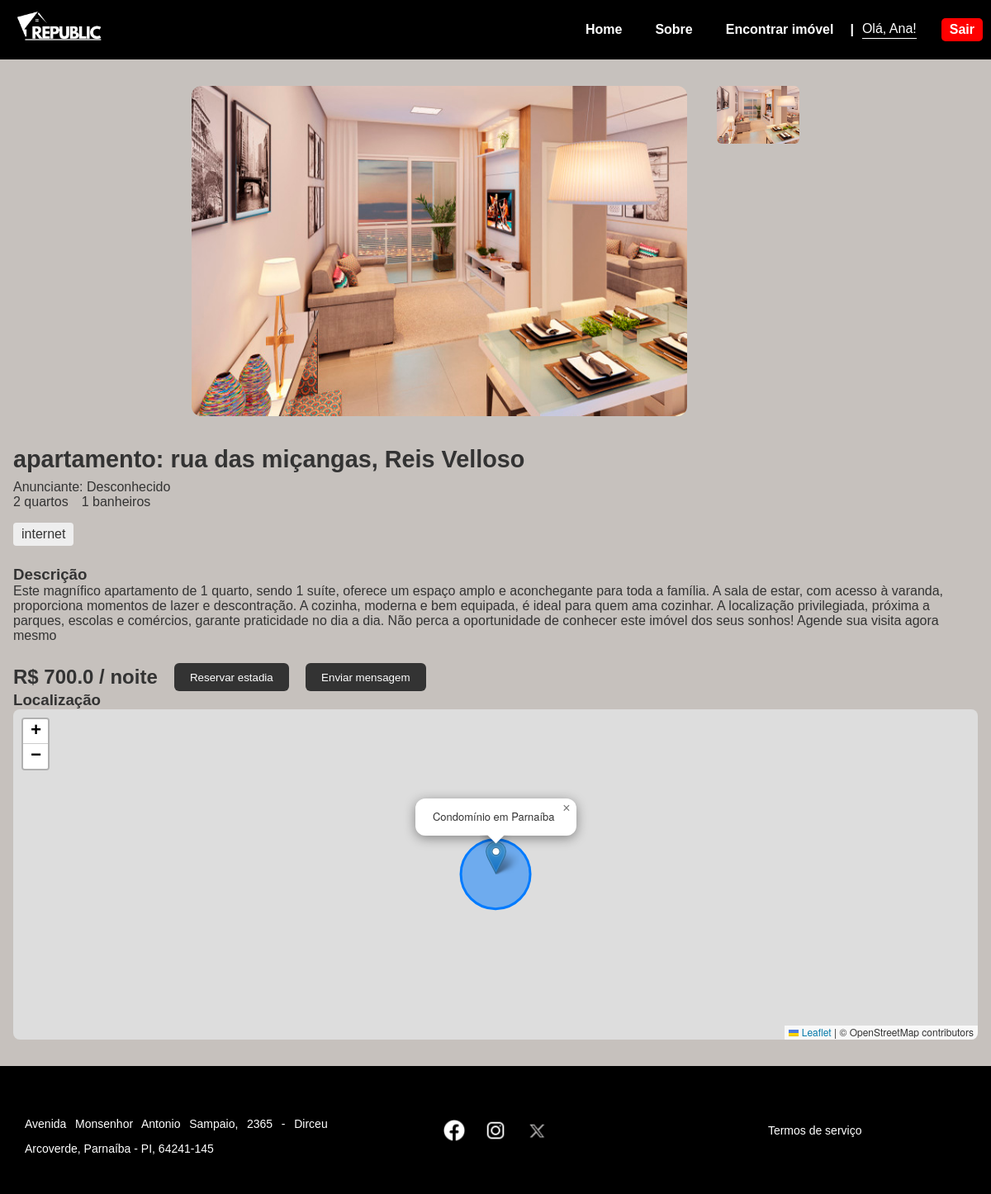
The page /detalhes_apartamento/3 (signed in) on the database its author committed.
### tables this page shows
CREATE TABLE usuarios (
    id INTEGER PRIMARY KEY AUTOINCREMENT,
    nome TEXT NOT NULL,
    email TEXT NOT NULL UNIQUE,
    senha TEXT NOT NULL,
    celular TEXT NOT NULL
);

CREATE TABLE apartamentos (
    id INTEGER PRIMARY KEY AUTOINCREMENT,
    endereco TEXT,
    bairro TEXT,
    numero TEXT,
    cep TEXT,
    complemento TEXT,
    valor REAL,
    quartos INTEGER,
    banheiros INTEGER,
    inclusos TEXT,
    outros TEXT,
    descricao TEXT,
    imagem TEXT,
    tipo TEXT
, usuario_id INTEGER);

### app.py (the view)
@app.route('/detalhes_apartamento/<int:id>')
def detalhes_apartamento(id):
    conn = sqlite3.connect('instance/banco.db')
    cursor = conn.cursor()
    cursor.execute("""
       SELECT id, endereco, bairro, numero, cep, complemento, valor, quartos,
              banheiros, inclusos, outros, descricao, imagem, tipo, usuario_id
       FROM apartamentos WHERE id = ?
    """, (id,))
    row = cursor.fetchone()
    if row and len(row) >= 15:
        apt = {
            'id': row[0],
            'endereco': row[1],
            'bairro': row[2],
            'numero': row[3],
            'cep': row[4],
            'complemento': row[5],
            'valor': row[6],
            'quartos': row[7],
            'banheiros': row[8],
            'inclusos': row[9].split(',') if row[9] else [],
            'outros': row[10],
            'descricao': row[11],
            'imagens': row[12].split(',') if row[12] else ['default.jpg'],
            'tipo': row[13],
            'usuario_id': row[14]
        }
        cursor.execute('SELECT nome FROM usuarios WHERE id = ?', (apt['usuario_id'],))
        dono = cursor.fetchone()
        dono_nome = dono[0] if dono else 'Desconhecido'
        conn.close()
        return render_template('apt.html', apartamento=apt, dono_nome=dono_nome, usuario_logado=session.get('usuario_id'))
    conn.close()
    return "Apartamento não encontrado", 404

### app.py (called while the page is built)
def obter_usuario_nome():
    if 'usuario_id' in session:
        conn = sqlite3.connect('instance/banco.db')
        cursor = conn.cursor()
        cursor.execute('SELECT nome FROM usuarios WHERE id = ?', (session['usuario_id'],))
        usuario = cursor.fetchone()
        conn.close()
        if usuario:
            return usuario[0]
    return None

@app.context_processor
def inject_usuario_nome():
    return dict(usuario_nome=obter_usuario_nome())

### templates/apt.html (shortened to what this page needs)
<!DOCTYPE html>
<html lang="pt-br">
<head>
  <link rel="stylesheet" href="{{ url_for('static', filename='css/style.css') }}">
  <link rel="stylesheet" href="{{ url_for('static', filename='css/apt.css') }}">
  <link rel="stylesheet" href="{{ url_for('static', filename='css/map.css') }}">
  <link rel="stylesheet" href="https://unpkg.com/leaflet/dist/leaflet.css" />
</head>
<body>
  <header class="header">
    <div class="logo">
      <a href="{{ url_for('index') }}">
        <img src="{{ url_for('static', filename='img/logo/logo_branca.png') }}" alt="Republic Logo">
      </a>
    </div>
    <nav class="nav">
      <a href="{{ url_for('index') }}">Home</a>
      <a href="{{ url_for('sobre') }}">Sobre</a>
      <a href="{{ url_for('pesquisa') }}">Encontrar imóvel</a>
      {% if usuario_nome %}
      <div class="user-info">
        <div class="separator">|</div>
        <span class="saudacao">Olá, {{ usuario_nome }}!</span>
        <a href="{{ url_for('logout') }}" class="logout-btn">Sair</a>
      </div>
      {% else %}
      <a href="{{ url_for('cadastro') }}">Login / Cadastro</a>
      {% endif %}
    </nav>
  </header>
  <main class="main-content">
    <div class="image-gallery side-by-side">
      <div class="main-img">
        {% if apartamento.imagens and apartamento.imagens|length > 0 %}
          <img id="current-img" src="{{ url_for('static', filename='img/apts/' + apartamento.imagens[0]) }}" alt="Imagem principal">
        {% else %}
          <img id="current-img" src="{{ url_for('static', filename='img/apts/default.jpg') }}" alt="Imagem padrão">
        {% endif %}
      </div>
      <div class="thumbs">
        {% for img in apartamento.imagens %}
          <img class="thumb" src="{{ url_for('static', filename='img/apts/' + img) }}" alt="Imagem" onclick="changeImage('{{ img }}')">
        {% endfor %}
      </div>
    </div>
    <section class="details">
      <h2>{{ apartamento.tipo }}: {{ apartamento.endereco }}, {{ apartamento.bairro }}</h2>
<div class="anunciante">
  <span>Anunciante: {{ dono_nome }}</span>
</div>
      <ul class="info">
        <li>{{ apartamento.quartos }} quartos</li>
        <li>{{ apartamento.banheiros }} banheiros</li>
      </ul>
      <div class="highlights">
        {% for item in apartamento.inclusos %}
        <span>{{ item }}</span>
        {% endfor %}
      </div>
      <section class="description">
        <h3>Descrição</h3>
        <p>{{ apartamento.descricao }}</p>
      </section>
      <div class="price-action">
        <span class="price">R$ {{ apartamento.valor }} / noite</span>
        <button>Reservar estadia</button>
        <button>Enviar mensagem</button>
      </div>
    </section>
    <section class="map">
      <h3>Localização</h3>
      <div id="map"></div>
    </section>
  </main>
  <footer class="footer">
    <div class="footer-content">
      <div class="container text-center">
        <div class="row">
          <div class="col">
            <p>Avenida Monsenhor Antonio Sampaio, 2365 - Dirceu Arcoverde, Parnaíba - PI, 64241-145</p>
          </div>
          <div class="col">
            <div class="socials">
              <a href="#"><img src="{{ url_for('static', filename='img/socials/facebook.png') }}" alt="Facebook"></a>
              <a href="#"><img src="{{ url_for('static', filename='img/socials/ig.png') }}" alt="Instagram"></a>
              <a href="#"><img src="{{ url_for('static', filename='img/socials/x.webp') }}" alt="X"></a>
            </div>
          </div>
          <div class="col">
            <a href="{{ url_for('termos') }}">Termos de serviço</a>
          </div>
        </div>
      </div>
    </div>
  </footer>
</body>
</html>

### static/css/style.css (style rules this page uses)
* { margin: 0; padding: 0; box-sizing: border-box; }
body { font-family: Arial, sans-serif; background-color: #c6c1bd; color: #333; }
.nav { display: flex; align-items: center; gap: 20px; }
.user-info { display: flex; align-items: center; gap: 10px; }
.separator { color: white; font-weight: bold; }
.saudacao { color: white; border-bottom: 1px solid white; padding-bottom: 2px; }
.logout-btn { background-color: red; color: white; padding: 5px 10px; border-radius: 5px; text-decoration: none; font-weight: bold; transition: background-color 0.3s; }
.header { background: rgb(0, 0, 0); display: flex; align-items: center; justify-content: space-between; padding: 10px; }
.logo img { width: 120px; }
.nav a { color: white; text-decoration: none; margin-left: 20px; font-weight: bold; }
.container { padding: 30px 50px; }
.container p { text-align: justify; line-height: 30px; margin-top: 15px; }
.footer { background-color: black; color: white; padding: 30px 0; font-size: 14px; }
.footer-content .container { max-width: 1200px; margin: 0 auto; padding: 0 20px; }
.footer-content .row { display: flex; justify-content: space-between; align-items: center; flex-wrap: wrap; text-align: center; }
.footer-content .col { flex: 1; padding: 10px; }
.footer-content .socials a img { width: 30px; margin: 0 8px; vertical-align: middle; }
.footer-content a { color: white; text-decoration: none; }

### static/css/apt.css (style rules this page uses)
.main-content { max-width: 1200px; margin: 2rem auto; padding: 0 1rem; }
.image-gallery { display: flex; flex-direction: column; align-items: center; gap: 1rem; }
.image-gallery.side-by-side { flex-direction: row; align-items: flex-start; justify-content: center; }
.main-img img { width: 100%; max-width: 800px; height: auto; border-radius: 12px; }
.image-gallery.side-by-side .main-img img { width: 600px; height: 400px; object-fit: cover; border-radius: 12px; }
.thumbs { display: flex; gap: 10px; flex-wrap: wrap; justify-content: center; }
.image-gallery.side-by-side .thumbs { flex-direction: column; gap: 10px; margin-left: 20px; }
.thumbs img { width: 100px; height: 70px; object-fit: cover; border-radius: 6px; cursor: pointer; transition: transform 0.2s; }
.details { margin-top: 2rem; }
.details h2 { font-size: 1.8rem; margin-bottom: 0.5rem; }
.info { list-style: none; padding: 0; display: flex; flex-wrap: wrap; gap: 1rem; }
.highlights { display: flex; flex-wrap: wrap; gap: 10px; margin: 1rem 0; }
.highlights span { background-color: #eee; padding: 5px 10px; border-radius: 4px; }
.description { margin: 1.5rem 0; }
.price-action { display: flex; align-items: center; gap: 20px; flex-wrap: wrap; }
.price { font-weight: bold; font-size: 1.5rem; }
.price-action button { background-color: #333; color: white; border: none; padding: 0.6rem 1.2rem; border-radius: 6px; cursor: pointer; transition: background-color 0.2s; }

### static/css/map.css (style rules this page uses)
#map { width: 100%; height: 100%; min-height: 400px; border-radius: 8px; }

### rows shown on the page
usuarios: nome "Ana"
apartamentos: imagem (picture), tipo "apartamento", endereco "rua das miçangas", bairro "Reis Velloso", quartos "2", banheiros "1", inclusos "internet", descricao "Este magnífico apartamento de 1 quarto, sendo 1 suíte, oferece um espaço amplo e aconchegante para toda a família. A sala de estar, com acesso à varanda, proporciona momentos de lazer e descontração. A cozinha, moderna e bem equipada, é ideal para quem ama cozinhar. A localização privilegiada, próxima a parques, escolas e comércios, garante praticidade no dia a dia. Não perca a oportunidade de conhecer este imóvel dos seus sonhos! Agende sua visita agora mesmo", valor "700.0"

### other values the page prints
{{ dono_nome }} "Desconhecido"
